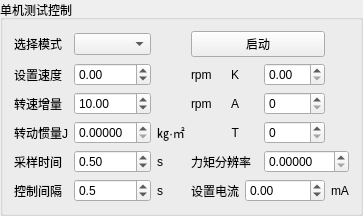
         <widget class="QGroupBox" name="groupBox_4">
          <property name="title">
           <string>单机测试控制</string>
          </property>
          <layout class="QGridLayout" name="gridLayout_13">
           <item row="0" column="0">
            <widget class="QLabel" name="label_33">
             <property name="sizePolicy">
              <sizepolicy hsizetype="Fixed" vsizetype="Preferred">
               <horstretch>0</horstretch>
               <verstretch>0</verstretch>
              </sizepolicy>
             </property>
             <property name="text">
              <string>选择模式</string>
             </property>
            </widget>
           </item>
           <item row="0" column="1">
            <widget class="QComboBox" name="comboBox_motor_test_mode_1">
             <property name="maximumSize">
              <size>
               <width>100</width>
               <height>16777215</height>
              </size>
             </property>
            </widget>
           </item>
           <item row="0" column="3" colspan="4">
            <widget class="QPushButton" name="pushButton_single_test_mode_1">
             <property name="text">
              <string>启动</string>
             </property>
            </widget>
           </item>
           <item row="1" column="0">
            <widget class="QLabel" name="label_setval_1">
             <property name="sizePolicy">
              <sizepolicy hsizetype="Fixed" vsizetype="Preferred">
               <horstretch>0</horstretch>
               <verstretch>0</verstretch>
              </sizepolicy>
             </property>
             <property name="text">
              <string>设置速度</string>
             </property>
            </widget>
           </item>
           <item row="1" column="1">
            <widget class="QDoubleSpinBox" name="doubleSpinBox_motor_test_spd_1">
             <property name="maximumSize">
              <size>
               <width>100</width>
               <height>16777215</height>
              </size>
             </property>
             <property name="minimum">
              <double>-9000.000000000000000</double>
             </property>
             <property name="maximum">
              <double>9000.000000000000000</double>
             </property>
             <property name="singleStep">
              <double>1.000000000000000</double>
             </property>
            </widget>
           </item>
           <item row="1" column="3">
            <widget class="QLabel" name="label_5_1">
             <property name="text">
              <string>rpm</string>
             </property>
            </widget>
           </item>
           <item row="1" column="4">
            <widget class="QLabel" name="label_21">
             <property name="text">
              <string>K</string>
             </property>
             <property name="alignment">
              <set>Qt::AlignRight|Qt::AlignTrailing|Qt::AlignVCenter</set>
             </property>
            </widget>
           </item>
           <item row="1" column="6">
            <widget class="QDoubleSpinBox" name="doubleSpinBox_sin_K_1"/>
           </item>
           <item row="2" column="0">
            <widget class="QLabel" name="label_2">
             <property name="text">
              <string>转速增量</string>
             </property>
            </widget>
           </item>
           <item row="2" column="1">
            <widget class="QDoubleSpinBox" name="doubleSpinBox_motor_test_acc_1">
             <property name="minimum">
              <double>-500.000000000000000</double>
             </property>
             <property name="maximum">
              <double>500.000000000000000</double>
             </property>
             <property name="singleStep">
              <double>1.000000000000000</double>
             </property>
             <property name="value">
              <double>10.000000000000000</double>
             </property>
            </widget>
           </item>
           <item row="2" column="3">
            <widget class="QLabel" name="label_6">
             <property name="text">
              <string>rpm</string>
             </property>
            </widget>
           </item>
           <item row="2" column="4">
            <widget class="QLabel" name="label_27">
             <property name="text">
              <string>A</string>
             </property>
             <property name="alignment">
              <set>Qt::AlignRight|Qt::AlignTrailing|Qt::AlignVCenter</set>
             </property>
            </widget>
           </item>
           <item row="2" column="6">
            <widget class="QSpinBox" name="spinBox_sin_A_1">
             <property name="maximum">
              <number>10000</number>
             </property>
            </widget>
           </item>
           <item row="3" column="0">
            <widget class="QLabel" name="label_264">
             <property name="text">
              <string>转动惯量J</string>
             </property>
            </widget>
           </item>
           <item row="3" column="1">
            <widget class="QDoubleSpinBox" name="doubleSpinBox_J_1">
             <property name="decimals">
              <number>5</number>
             </property>
             <property name="value">
              <double>0.000000000000000</double>
             </property>
            </widget>
           </item>
           <item row="3" column="2">
            <widget class="QLabel" name="label_266">
             <property name="text">
              <string>㎏·㎡</string>
             </property>
            </widget>
           </item>
           <item row="3" column="4">
            <widget class="QLabel" name="label_24">
             <property name="text">
              <string>T</string>
             </property>
             <property name="alignment">
              <set>Qt::AlignRight|Qt::AlignTrailing|Qt::AlignVCenter</set>
             </property>
            </widget>
           </item>
           <item row="3" column="6">
            <widget class="QSpinBox" name="spinBox_sin_T_1">
             <property name="maximum">
              <number>9999</number>
             </property>
            </widget>
           </item>
           <item row="4" column="0">
            <widget class="QLabel" name="label_4">
             <property name="text">
              <string>采样时间</string>
             </property>
            </widget>
           </item>
           <item row="4" column="1">
            <widget class="QDoubleSpinBox" name="doubleSpinBox_moto_test_time_1">
             <property name="minimum">
              <double>0.050000000000000</double>
             </property>
             <property name="maximum">
              <double>1.000000000000000</double>
             </property>
             <property name="singleStep">
              <double>0.050000000000000</double>
             </property>
             <property name="value">
              <double>0.500000000000000</double>
             </property>
            </widget>
           </item>
           <item row="4" column="2">
            <widget class="QLabel" name="label_9">
             <property name="text">
              <string>s</string>
             </property>
            </widget>
           </item>
           <item row="4" column="3" colspan="3">
            <widget class="QLabel" name="label_321">
             <property name="text">
              <string>力矩分辨率</string>
             </property>
            </widget>
           </item>
           <item row="4" column="6" colspan="2">
            <widget class="QDoubleSpinBox" name="doubleSpinBox_lj_resolution_ratio_1">
             <property name="decimals">
              <number>5</number>
             </property>
             <property name="maximum">
              <double>999.990000000000009</double>
             </property>
             <property name="singleStep">
              <double>0.001000000000000</double>
             </property>
             <property name="value">
              <double>0.000000000000000</double>
             </property>
            </widget>
           </item>
           <item row="5" column="0">
            <widget class="QLabel" name="label_265">
             <property name="text">
              <string>控制间隔</string>
             </property>
            </widget>
           </item>
           <item row="5" column="1">
            <widget class="QDoubleSpinBox" name="doubleSpinBox_test_interval_1">
             <property name="decimals">
              <number>1</number>
             </property>
             <property name="minimum">
              <double>0.100000000000000</double>
             </property>
             <property name="maximum">
              <double>10.000000000000000</double>
             </property>
             <property name="singleStep">
              <double>0.100000000000000</double>
             </property>
             <property name="value">
              <double>0.500000000000000</double>
             </property>
            </widget>
           </item>
           <item row="5" column="2">
            <widget class="QLabel" name="label_267">
             <property name="text">
              <string>s</string>
             </property>
            </widget>
           </item>
           <item row="5" column="3" colspan="2">
            <widget class="QLabel" name="label_setval_7">
             <property name="sizePolicy">
              <sizepolicy hsizetype="Fixed" vsizetype="Preferred">
               <horstretch>0</horstretch>
               <verstretch>0</verstretch>
              </sizepolicy>
             </property>
             <property name="text">
              <string>设置电流</string>
             </property>
            </widget>
           </item>
           <item row="5" column="5" colspan="2">
            <widget class="QDoubleSpinBox" name="doubleSpinBox_motor_test_cur_1">
             <property name="maximumSize">
              <size>
               <width>100</width>
               <height>16777215</height>
              </size>
             </property>
             <property name="minimum">
              <double>-550.000000000000000</double>
             </property>
             <property name="maximum">
              <double>550.000000000000000</double>
             </property>
             <property name="singleStep">
              <double>0.000000000000000</double>
             </property>
            </widget>
           </item>
           <item row="5" column="7">
            <widget class="QLabel" name="label_5_7">
             <property name="text">
              <string>mA</string>
             </property>
            </widget>
           </item>
          </layout>
         </widget>
